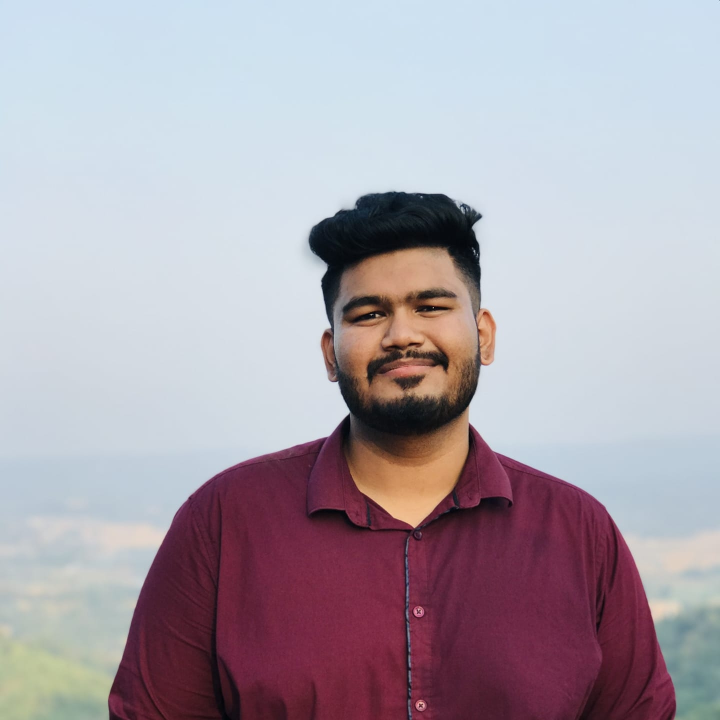
%> input picture DIP_Assignment1/Fahim1.jpg, 1440 x 1440 px (shown at 1/2 size)
$ octave final.m   (GNU Octave 9; MATLAB toolbox functions it lacks are replaced by stand-ins)
%> lines starting %> are read from the running program, lines starting %| are printed output that depends on the picture
img1 = imread('fahim1.jpg');
%> img1 is the input picture: size 1440x1440x3 uint8; mean R, G, B 172.1, 163.2, 172.9
img2 = imread('fahim2.jpg');
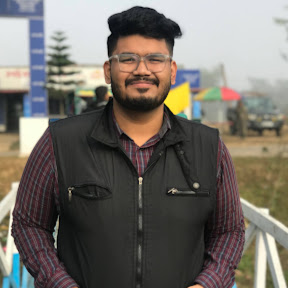
%> input picture DIP_Assignment1/Fahim2.jpg, 288 x 288 px
%> img2 is the input picture: size 288x288x3 uint8; mean R, G, B 116.6, 111.4, 104.4

m = 6;
n = 70;
imgsz = m*n;

img1 = imresize(img1, [imgsz,imgsz]);
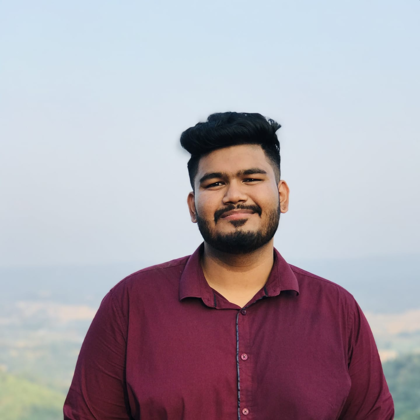
%> img1: size 420x420x3 uint8; mean R, G, B 172.1, 163.2, 172.9
img2 = imresize(img2, [imgsz,imgsz]);
%> img2: size 420x420x3 uint8

img1 = rgb2gray(img1);
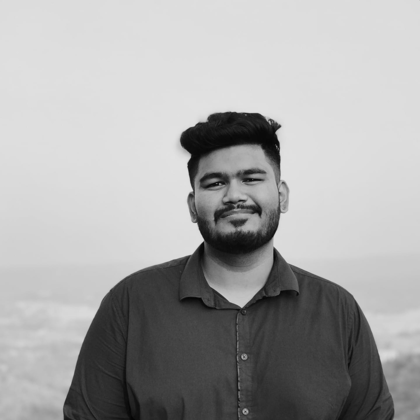
%> img1: size 420x420 uint8; min 5, max 226, mean 167
img2 = rgb2gray(img2);
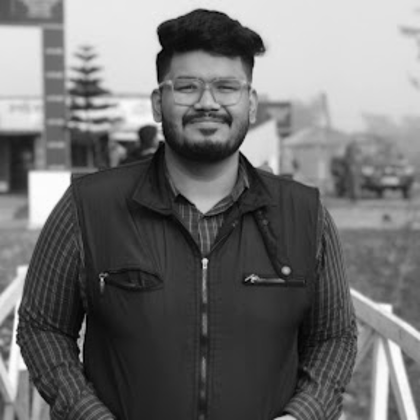
%> img2: size 420x420 uint8; min 0, max 254, mean 112.2

figure;
imshow(img1);
title('Input 1');
figure;
imshow(img2);
title('Input 2');

output1 = uint8(zeros(imgsz,imgsz));
for i = 2 : 2 : m
    output1( n * (i - 2)+1 : n * (i-1),:) = img1(n * (i - 2)+1 : n * (i-1),:);
    output1( n * (i - 1)+1 : n * i,:) = img2(n * (i - 1)+1 : n * i,:);
end
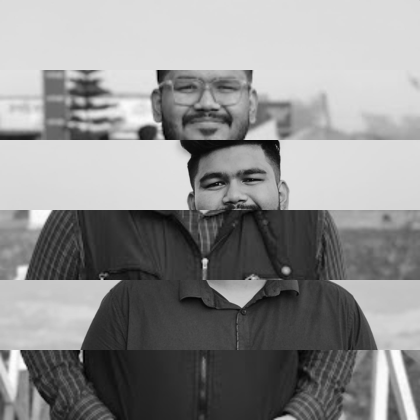
%> output1: size 420x420 uint8; min 0, max 253, mean 142.2

figure;
imshow(output1);

imwrite(output1, 'output1.jpg');

[height, width] = size(output1);
%> height = 420; width = 420

output2 = uint8(zeros(width, height));

for i = 1:height
    for j = 1:width
        output2(width - j + 1, i) = output1(i, j);
    end
end
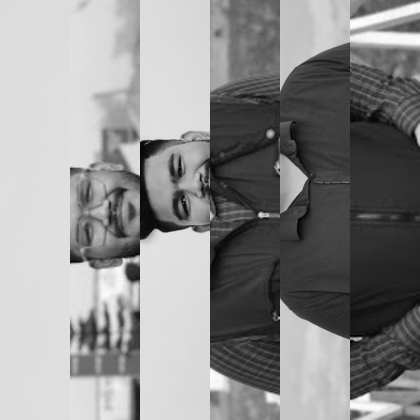
%> output2: size 420x420 uint8; min 0, max 253, mean 142.2; mean of the top-left, top-right, bottom-left and bottom-right quarters 196.6, 92.9, 193.1, 86.1

figure;
imshow(output2);

imwrite(output2, 'output2.jpg');
